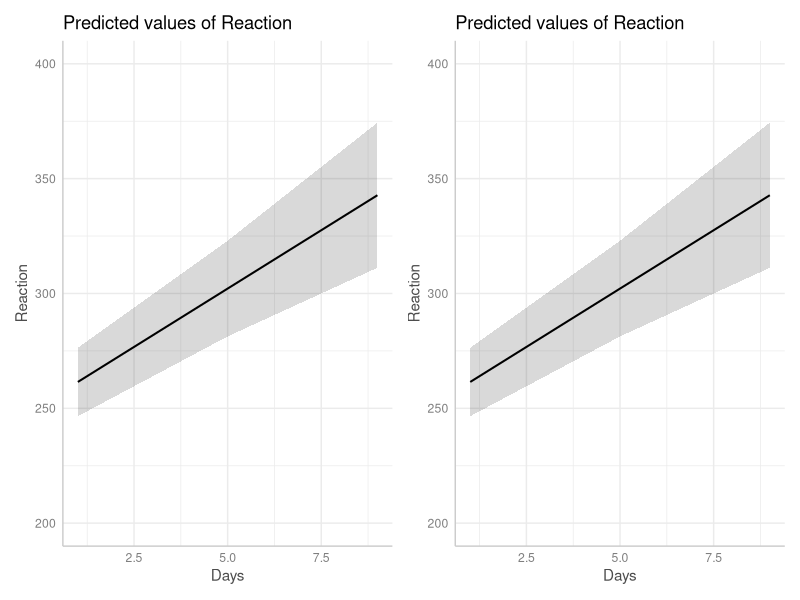
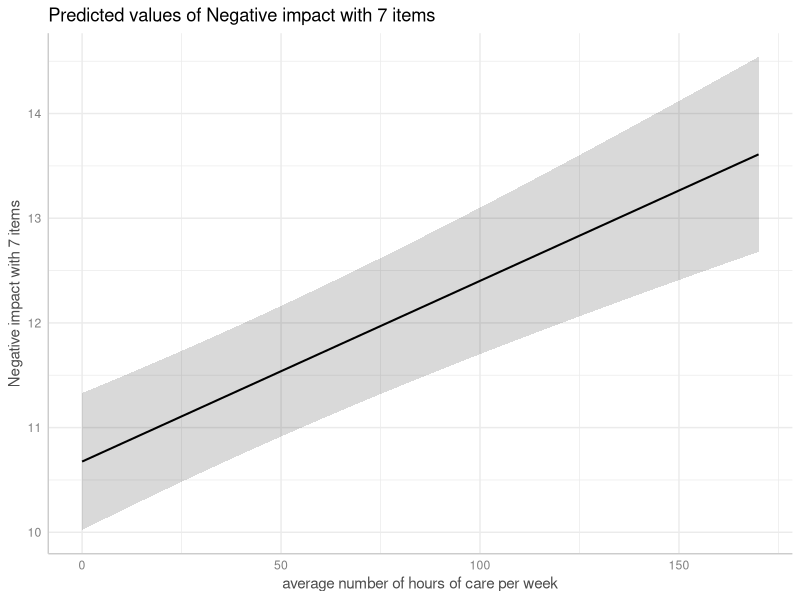
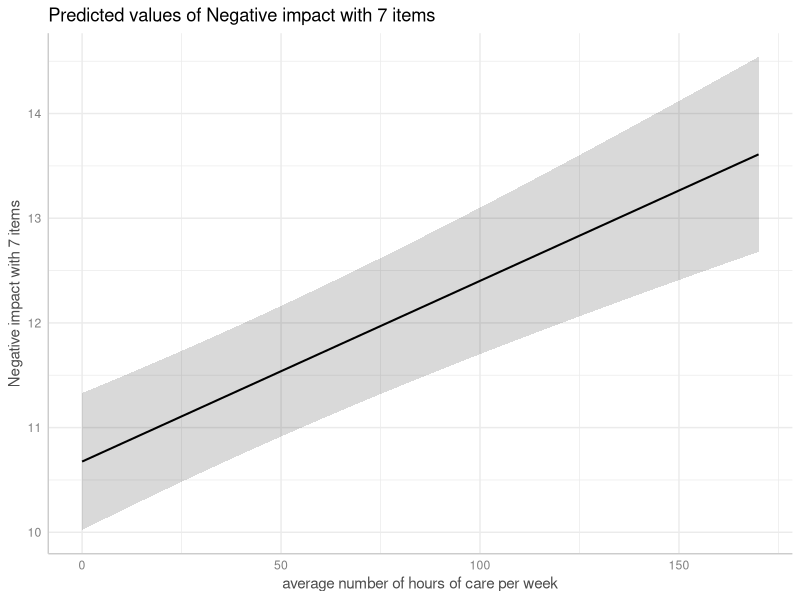
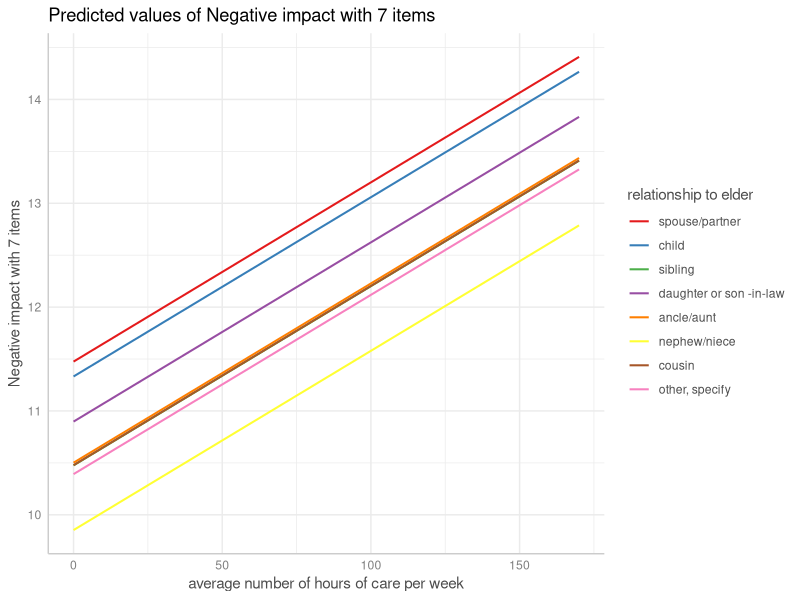
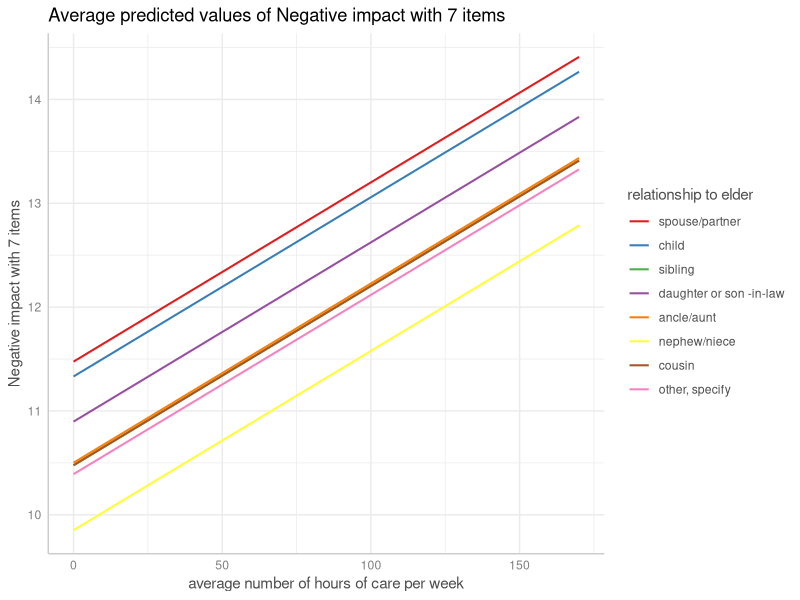
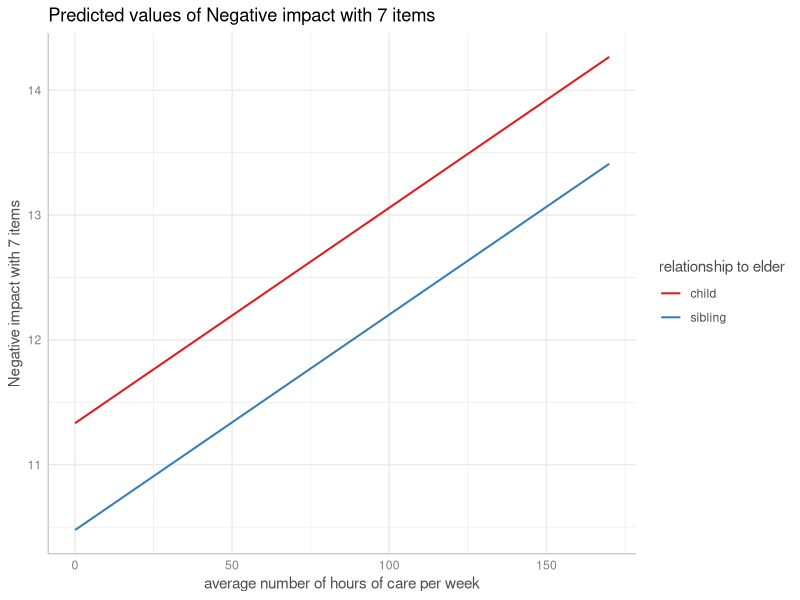
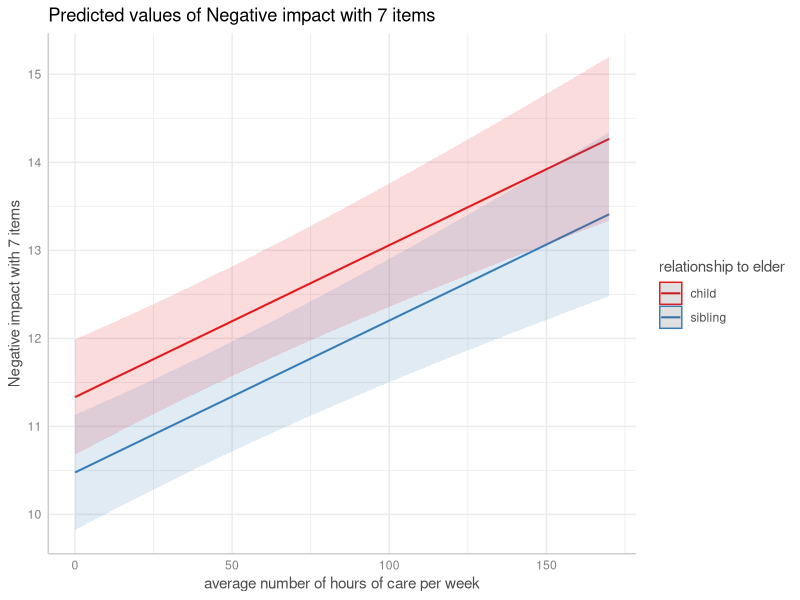
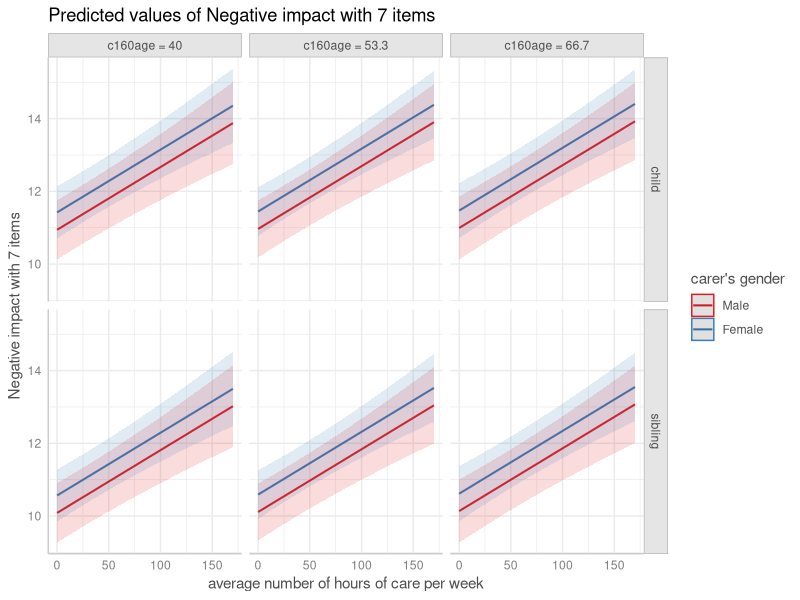

Source code (R) for these figures, in order:
## ---- chunk 1
knitr::opts_chunk$set(collapse = TRUE, comment = "#>", dev = "png", fig.width = 7, fig.height = 4, message = FALSE, warning = FALSE)
options(width = 800)
if (!requireNamespace("ggplot2", quietly = TRUE) ||
    !requireNamespace("lme4", quietly = TRUE) ||
    !requireNamespace("glmmTMB", quietly = TRUE) ||
    !requireNamespace("patchwork", quietly = TRUE) ||
    !requireNamespace("sjlabelled", quietly = TRUE)) {
  knitr::opts_chunk$set(eval = FALSE)
}
## ---- chunk 2
library(ggeffects)
library(lme4)
data(sleepstudy)

# balanced data set
m <- lmer(Reaction ~ Days + (1 + Days | Subject), data = sleepstudy)

# conditional predictions
predict_response(m, "Days [1,5,9]")

# average marginal predictions
predict_response(m, "Days [1,5,9]", margin = "empirical")

# create imbalanced data set
set.seed(123)
strapped <- sleepstudy[sample.int(nrow(sleepstudy), nrow(sleepstudy), replace = TRUE), ]
m <- lmer(Reaction ~ Days + (1 + Days | Subject), data = strapped)

# conditional predictions
predict_response(m, "Days [1,5,9]")

# average marginal predictions
predict_response(m, "Days [1,5,9]", margin = "empirical")
## ---- chunk 3
predict_response(m, "Days [1,5,9]", type = "random")

# Or as comparison via plots:
library(patchwork)
pr1 <- predict_response(m, "Days [1,5,9]")
pr2 <- predict_response(m, "Days [1,5,9]", type = "random")
plot(pr1, limits = c(200, 400)) + plot(pr2, limits = c(200, 400))
## ---- chunk 4
predict_response(m, "Days", type = "simulate")
## ---- chunk 5
library(glmmTMB)
set.seed(123)
sleepstudy$x <- as.factor(sample(1:3, nrow(sleepstudy), replace = TRUE))
# REML is FALSE
m1 <- glmmTMB(Reaction ~ Days + x + (1 + Days | Subject), data = sleepstudy, REML = FALSE)
# REML is TRUE
m2 <- glmmTMB(Reaction ~ Days + x + (1 + Days | Subject), data = sleepstudy, REML = TRUE)

# predictions when REML is FALSE - no difference between type = "fixed"
# and type = "random" in predictions, only for intervals
predict_response(m1, "Days [1:3]")
predict_response(m1, "Days [1:3]", type = "random")

# predictions when REML is TRUE - we now see a difference both
# for intervals *and* predictions
predict_response(m2, "Days [1:3]")
predict_response(m2, "Days[1:3]", type = "random")
## ---- chunk 6
data("sleepstudy", package = "lme4")
# mixed model with lme4
m_lmer <- lme4::lmer(Reaction ~ poly(Days, 2) + (1 | Subject),
  data = sleepstudy
)
# equivalent model, random effects are defined via s(..., bs = "re")
m_gam <- mgcv::gam(Reaction ~ poly(Days, 2) + s(Subject, bs = "re"),
  family = gaussian(), data = sleepstudy, method = "ML"
)

# predictions are identical
predict_response(m_gam, terms = "Days", exclude = "s(Subject)", newdata.guaranteed = TRUE)

predict_response(m_lmer, terms = "Days")
## ---- chunk 7
library(glmmTMB)
data(Salamanders)
m <- glmmTMB(
  count ~ spp + mined + (1 | site),
  ziformula = ~ spp + mined,
  family = truncated_poisson,
  data = Salamanders
)
## ---- chunk 8
predict_response(m, "spp")

predict_response(m, "spp", type = "random")
## ---- chunk 9
predict_response(m, "spp", type = "zero_inflated")
## ---- chunk 10
predict_response(m, "spp", type = "simulate")
## ---- chunk 11
predict_response(m, "spp", margin = "empirical")
## ---- chunk 12
library(sjlabelled)
data(efc)
efc$e15relat <- as_label(efc$e15relat)
m <- lmer(neg_c_7 ~ c12hour + c160age + c161sex + (1 | e15relat), data = efc)
me <- predict_response(m, terms = "c12hour")
plot(me)
## ---- chunk 13
me <- predict_response(m, terms = "c12hour", type = "random")
plot(me)
## ---- chunk 14
me <- predict_response(m, terms = c("c12hour", "e15relat"), type = "random")
plot(me, show_ci = FALSE)
## ---- chunk 15
me <- predict_response(m, terms = c("c12hour", "e15relat"), margin = "empirical")
plot(me, show_ci = FALSE)
## ---- chunk 16
me <- predict_response(m, terms = c("c12hour", "e15relat [child,sibling]"), type = "random")
plot(me, show_ci = FALSE)
## ---- chunk 17
plot(me)
## ---- chunk 18
me <- predict_response(
  m,
  terms = c("c12hour", "c161sex", "c160age", "e15relat [child,sibling]"),
  type = "random"
)
plot(me, n_rows = 2)
## ---- chunk 19
set.seed(123)
m <- lmer(Reaction ~ Days + (1 + Days | Subject), data = sleepstudy)
me <- predict_response(m, terms = c("Days", "Subject [sample=7]"), type = "random")
plot(me)
## ---- chunk 20
plot(me, show_data = TRUE, show_ci = FALSE)
## ---- chunk 21
me <- predict_response(
  m,
  terms = c("Days", "Subject [sample=7]"),
  type = "random",
  interval = "confidence"
)
# for average marginal effects, this would be:
# predict_response(m, terms = c("Days", "Subject [sample=7]"), margin = "empirical")
plot(me)
